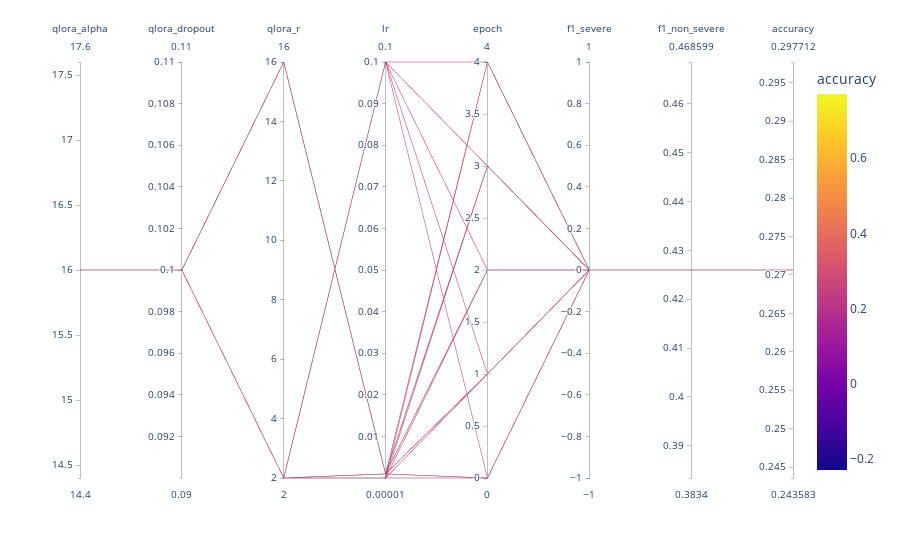

The cell this chart's notebook holds for it:
### Code cell
fig = px.parallel_coordinates(
    df,
    dimensions=["qlora_alpha", "qlora_dropout", "qlora_r", "lr", "epoch", "f1_severe", "f1_non_severe", "accuracy"],
    color="accuracy",
)
fig.show()

### Figure 1 — Plotly figure (JSON) as saved in the notebook; plotly's stock layout.template omitted (floating-point values rounded to 4 significant figures)
{"data": [{"dimensions": [{"label": "qlora_alpha", "values": [16, 16, 16, 16, 16, 16, 16, 16, 16, 16, 16, 16, 16, 16, 16, 16, 16, 16, 16]}, {"label": "qlora_dropout", "values": [0.1, 0.1, 0.1, 0.1, 0.1, 0.1, 0.1, 0.1, 0.1, 0.1, 0.1, 0.1, 0.1, 0.1, 0.1, 0.1, 0.1, 0.1, 0.1]}, {"label": "qlora_r", "values": [2, 2, 2, 2, 2, 16, 16, 16, 16, 2, 2, 2, 2, 2, 2, 2, 2, 2, 2]}, {"label": "lr", "values": [0.1, 0.1, 0.1, 0.1, 0.1, 0.001, 0.001, 0.001, 0.001, 0.001, 0.001, 0.001, 0.001, 0.001, 1e-05, 1e-05, 1e-05, 1e-05, 1e-05]}, {"label": "epoch", "values": [1, 0, 4, 2, 3, 1, 0, 2, 3, 1, 0, 4, 2, 3, 1, 0, 4, 2, 3]}, {"label": "f1_severe", "values": [0, 0, 0, 0, 0, 0, 0, 0, 0, 0, 0, 0, 0, 0, 0, 0, 0, 0, 0]}, {"label": "f1_non_severe", "values": [0.426, 0.426, 0.426, 0.426, 0.426, 0.426, 0.426, 0.426, 0.426, 0.426, 0.426, 0.426, 0.426, 0.426, 0.426, 0.426, 0.426, 0.426, 0.426]}, {"label": "accuracy", "values": [0.2706, 0.2706, 0.2706, 0.2706, 0.2706, 0.2706, 0.2706, 0.2706, 0.2706, 0.2706, 0.2706, 0.2706, 0.2706, 0.2706, 0.2706, 0.2706, 0.2706, 0.2706, 0.2706]}], "domain": {"x": [0, 1], "y": [0, 1]}, "line": {"color": [0.2706, 0.2706, 0.2706, 0.2706, 0.2706, 0.2706, 0.2706, 0.2706, 0.2706, 0.2706, 0.2706, 0.2706, 0.2706, 0.2706, 0.2706, 0.2706, 0.2706, 0.2706, 0.2706], "coloraxis": "coloraxis"}, "name": "", "type": "parcoords"}], "layout": {"coloraxis": {"colorbar": {"title": {"text": "accuracy"}}, "colorscale": [[0, "#0d0887"], [0.1111, "#46039f"], [0.2222, "#7201a8"], [0.3333, "#9c179e"], [0.4444, "#bd3786"], [0.5556, "#d8576b"], [0.6667, "#ed7953"], [0.7778, "#fb9f3a"], [0.8889, "#fdca26"], [1, "#f0f921"]]}, "legend": {"tracegroupgap": 0}, "margin": {"t": 60}}}
